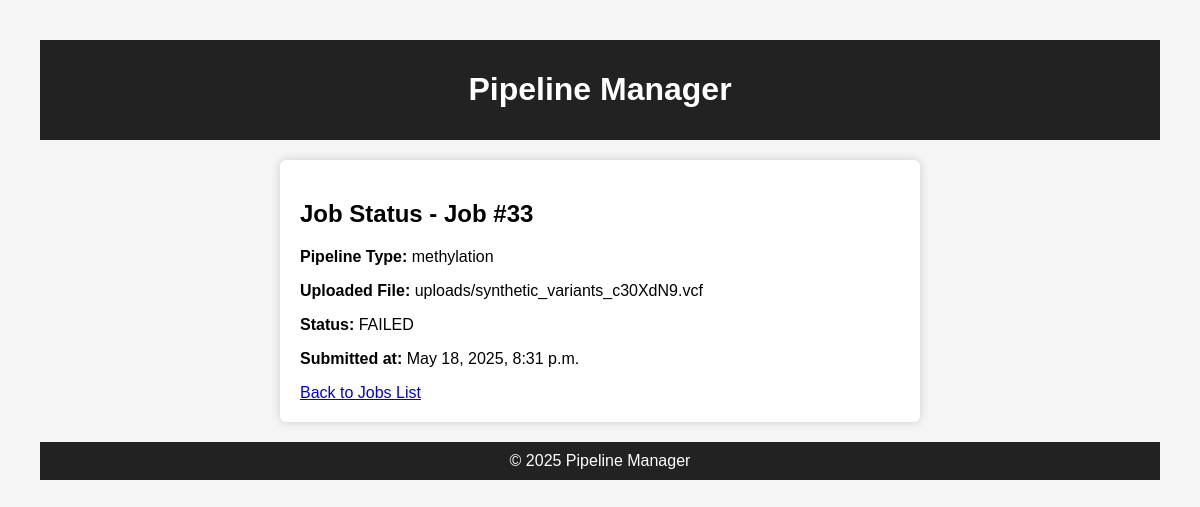
The app's page /jobs/status/33/ (signed in) with its own data.
### jobs/models.py (models this page shows, shortened)
class Job(models.Model):
    STATUS_CHOICES = [
        ('PENDING', 'Pending'),
        ('RUNNING', 'Running'),
        ('SUCCESS', 'Success'),
        ('FAILURE', 'Failure'),
    ]
    PIPELINE_CHOICES = [
        ('rnaseq', 'RNA-seq'),
        ('wgs', 'Whole Genome Sequencing'),
        ('wes', 'Whole Exome Sequencing'),
        ('methylation', 'Methylation'),
    ]
    user = models.ForeignKey(User, on_delete=models.CASCADE)
    input_file = models.FileField(upload_to='uploads/')
    reference_genome = models.CharField(max_length=100)
    pipeline_type = models.CharField(max_length=20, choices=PIPELINE_CHOICES, default='rnaseq')
    out_dir = models.CharField(max_length=255, blank=True)  # Used for Nextflow output
    log_file = models.CharField(max_length=255, blank=True)  # Optional log file path
    status = models.CharField(max_length=10, choices=STATUS_CHOICES, default='PENDING')
    created_at = models.DateTimeField(auto_now_add=True)
    log = models.TextField(blank=True, default='')

### jobs/views.py (the view)
# urls.py: path('status/<int:job_id>/', views.job_status, name='job_status'),
@login_required
def job_status(request, job_id):
    job = Job.objects.get(id=job_id, user=request.user)
    return render(request, 'jobs/job_status.html', {'job': job})

### jobs/templates/jobs/job_status.html
{% extends 'base_generic.html' %}
{% block content %}
  <h2>Job Status - Job #{{ job.id }}</h2>
  <p><strong>Pipeline Type:</strong> {{ job.pipeline_type }}</p>
  <p><strong>Uploaded File:</strong> {{ job.input_file.name }}</p>
  <p><strong>Status:</strong> {{ job.status|default:"Pending" }}</p>
  <p><strong>Submitted at:</strong> {{ job.created_at }}</p>
  <a href="{% url 'jobs_home' %}">Back to Jobs List</a>
{% endblock %}

### jobs/templates/base_generic.html (style rules this page uses)
body { font-family: Arial, sans-serif; margin: 40px; background-color: #f5f5f5; }

### records on screen
Job: id "33", pipeline_type "methylation", input_file.name "uploads/synthetic_variants_c30XdN9.vcf", status "FAILED", created_at "May 18, 2025, 8:31 p.m."
